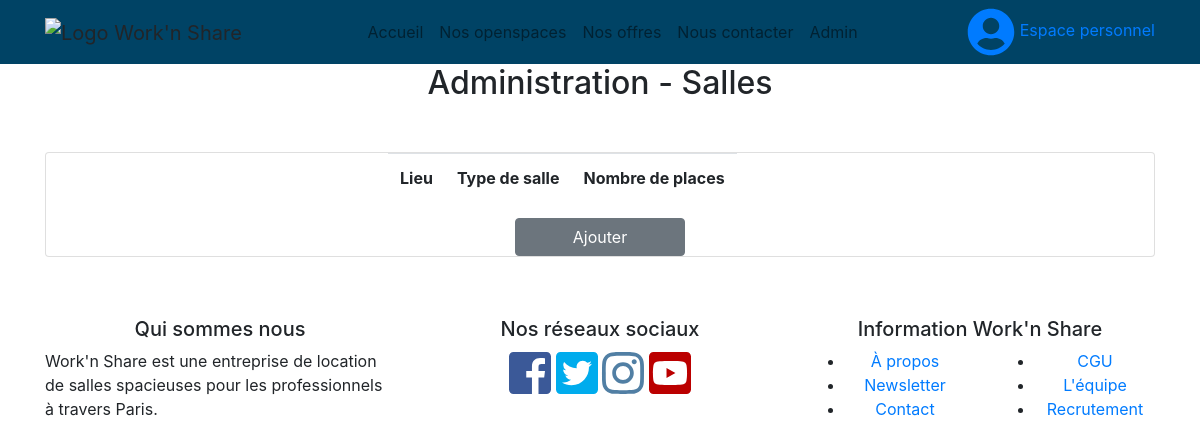
/admin_rooms.php, run on an earlier commit of the app's database.
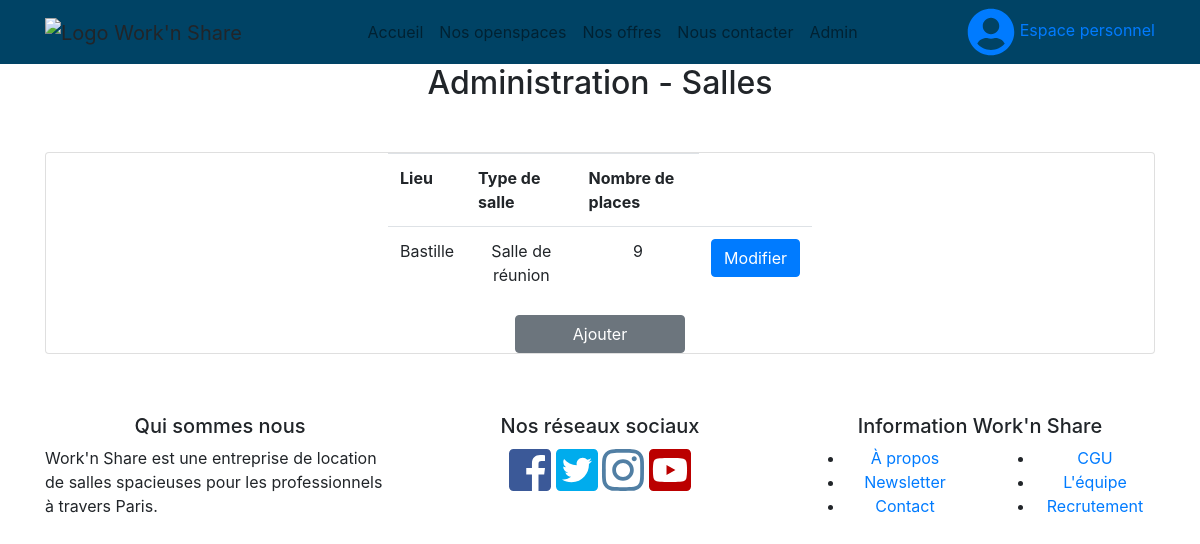
And on a later commit of the database.
### tables this page shows
CREATE TABLE IF NOT EXISTS `room` (
  `id_room` int(11) NOT NULL AUTO_INCREMENT,
  `type_room` varchar(100) NOT NULL,
  `number_places` int(11) NOT NULL,
  `id_location` int(11) DEFAULT NULL,
  PRIMARY KEY (`id_room`)
);

CREATE TABLE IF NOT EXISTS `location` (
  `id_location` int(11) NOT NULL AUTO_INCREMENT,
  `town` varchar(50) NOT NULL,
  `address` varchar(255) NOT NULL,
  PRIMARY KEY (`id_location`)
);

### admin_rooms.php (the view)
<?php include "assets/include/header.php";
    $db = connectDb();
    $query = $db->prepare("SELECT * FROM ROOM ORDER BY id_location ASC");
    $query->execute();
    $result = $query->fetchAll();
    function name_town($id,$db){
        $query = $db->prepare("SELECT * FROM LOCATION WHERE id_location=:plop");
        $query->execute(["plop" => $id]);
        $result2 = $query->fetch(PDO::FETCH_ASSOC);
        return $result2['town'];
    }
?>
<section>
    <center><h2>Administration - Salles</h2></center>
    <div class="container main-content">
        <div class="row" style="margin-top:50px; margin-bottom:50px;">
            <div class="col-md-12">
                <div class="card-deck">
                    <div class="card" style="padding-left:30%; padding-right:30%;">
                        <table class="table table-responsive table-hover">
                            <tr>
                                <th>Lieu</th>
                                <th>Type de salle</th>
                                <th>Nombre de places</th>
                            </tr>
                            <?php
                                foreach($result as $res){
                                        $db = connectDb();
                                        $name =name_town($res[3],$db);
                                    echo '  <tr>
                                                <td><center>'.$name.'</center></td>
                                                <td><center>'.$res[1].'</center></td>
                                                <td><center>'.$res[2].'</center></td>
                                                <td><a class="btn btn-primary" href="admin_rooms_edit.php?id_room='.$res[0].'&id_location='.$res[3].'" role="button">Modifier</a></td>
                                            </tr>';
                                }
                             ?>
                        </table>
                        <a class="btn btn-secondary" href="admin_rooms_add.php" role="button" style="margin-left:30%; margin-right:30%">Ajouter</a>
                    </div>
                </div>
            </div>
        </div>
    </div>
<?php include "assets/include/footer.php"; ?>

What changed in the data, as far as the page shows it:
added room: id_location.town "Bastille", type_room "Salle de réunion", number_places "9"
